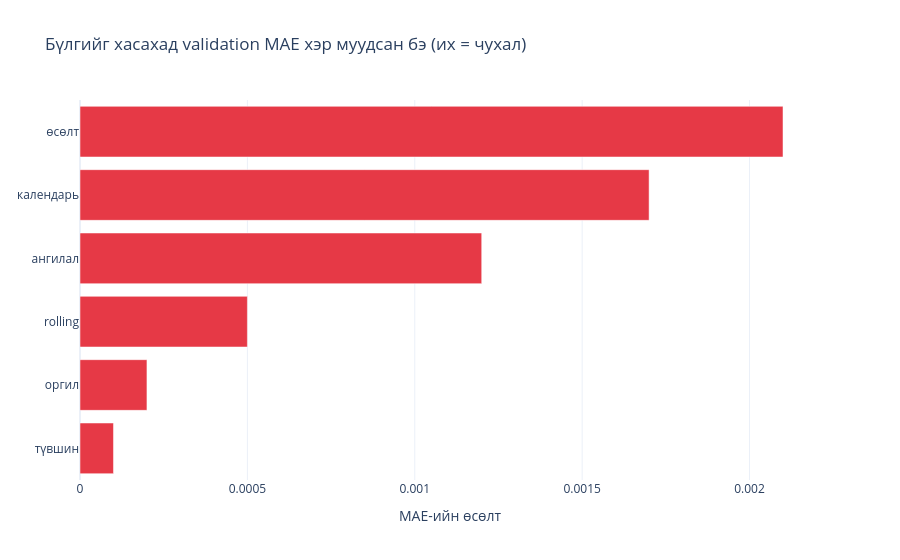

Write notebook code for a chart like this one.
### Markdown cell above
### 4в. Ablation: бүлэг бүрийг хасаад үзэх

Нэг бүлгийг бүхэлд нь хасаад MAE хэр **муудаж** байгааг харна. Их муудвал тэр бүлэг чухал.

### Code cell
rows = []
for g, cols in GROUPS.items():
    fs = [c for c in keep if c not in cols]
    if len(fs) == len(keep):
        continue                                   # энэ бүлгээс үлдсэн feature алга
    mae, _ = quick(fs)
    rows.append({"бүлэг": g, "хассан feature": len(keep) - len(fs), "MAE": round(mae, 4), "муудсан": round(mae - mae_keep, 4)})
abl = pd.DataFrame(rows).sort_values("муудсан", ascending=False)
fig = px.bar(abl, x="муудсан", y="бүлэг", orientation="h", color_discrete_sequence=[RED],
             title="Бүлгийг хасахад validation MAE хэр муудсан бэ (их = чухал)")
fig.update_layout(yaxis={"categoryorder": "total ascending"}, yaxis_title=None, xaxis_title="MAE-ийн өсөлт")
fig.show()
abl

### Figure 1 — Plotly figure (JSON) as saved in the notebook; plotly's stock layout.template omitted (floating-point values rounded to 4 significant figures)
{"data": [{"hovertemplate": "муудсан=%{x}<br>бүлэг=%{y}<extra></extra>", "legendgroup": "", "marker": {"color": "#e63946", "pattern": {"shape": ""}}, "name": "", "orientation": "h", "showlegend": false, "textposition": "auto", "type": "bar", "x": [0.0021, 0.0017, 0.0012, 0.0005, 0.0002, 0.0001], "xaxis": "x", "y": ["өсөлт", "календарь", "ангилал", "rolling", "оргил", "түвшин"], "yaxis": "y"}], "layout": {"barmode": "relative", "legend": {"tracegroupgap": 0}, "title": {"text": "Бүлгийг хасахад validation MAE хэр муудсан бэ (их = чухал)"}, "xaxis": {"anchor": "y", "domain": [0.0, 1.0], "title": {"text": "MAE-ийн өсөлт"}}, "yaxis": {"anchor": "x", "categoryorder": "total ascending", "domain": [0.0, 1.0], "title": {}}}}
